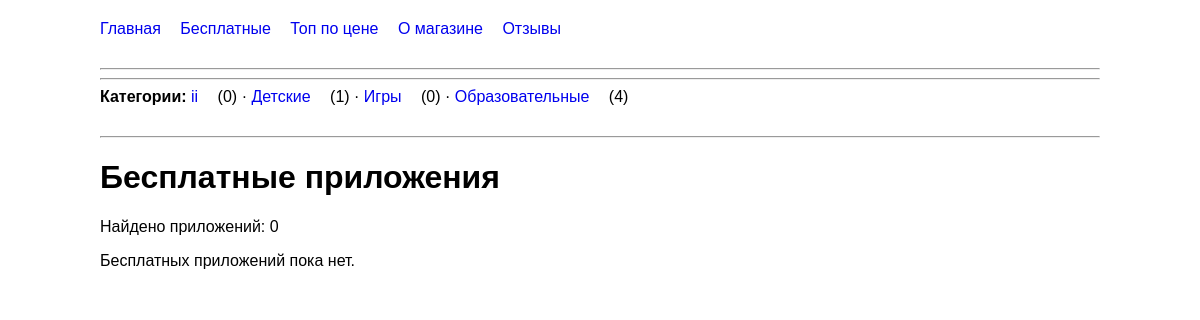
Page /free/ on the committed database.
### mainapp/models.py (models this page shows, shortened)
class Category(models.Model):
    name = models.CharField(max_length=50)

### mainapp/views.py (the view)
# urls.py: path('free/', views.free_apps, name='free'),
def free_apps(request):
    apps = App.objects.filter(price=0)
    return render(request, 'mainapp/free.html', {
        'apps': apps
    })

### mainapp/context_processors.py (called while the page is built)
def store_menu(request):
    nav_categories = (
        Category.objects
        .annotate(apps_count=Count('apps'))
        .order_by('name')
    )
    return {
        'nav_categories': nav_categories,
    }

### mainapp/templates/mainapp/free.html (shortened to what this page needs)
{% extends 'mainapp/base.html' %}
{% block content %}
<h1>Бесплатные приложения</h1>
<p>Найдено приложений: {{ apps|length }}</p>
{% for app in apps %}
    <div class="app-card">
        <h2>
            <a href="{% url 'mainapp:app_detail' app.id %}">
                {{ app.name }}
            </a>
        </h2>
        <p>Категория: {{ app.category }}</p>
        <p>Цена: Бесплатно</p>
    </div>
{% empty %}
    <p>Бесплатных приложений пока нет.</p>
{% endfor %}
{% endblock %}

### mainapp/templates/mainapp/base.html (shortened to what this page needs)
{% load static %}
<!DOCTYPE html>
<html lang="ru">
<head>
    <link rel="stylesheet" href="{% static 'mainapp/style.css' %}">
</head>
<nav>
    <a href="{% url 'mainapp:home' %}">Главная</a>
    <a href="{% url 'mainapp:free' %}">Бесплатные</a>
    <a href="{% url 'mainapp:top' %}">Топ по цене</a>
    <a href="{% url 'mainapp:about' %}">О магазине</a>
    <a href="{% url 'mainapp:reviews' %}">Отзывы</a>
</nav>
<hr>
<hr>
<nav>
    <strong>Категории:</strong>
    {% for category in nav_categories %}
        <a href="{% url 'mainapp:category_detail' category.id category.name %}">
            {{ category.name }}
        </a>
        ({{ category.apps_count }})
        {% if not forloop.last %}
            ·
        {% endif %}
    {% empty %}
        Категорий пока нет.
    {% endfor %}
</nav>
<hr>
{% block content %}
{% endblock %}
</body>
</html>

### mainapp/static/style.css (style rules this page uses)
nav { margin-bottom: 30px; }
nav a { margin-right: 15px; text-decoration: none; }

### rows in the picture
Category: name "ii", apps_count "0"
Category: name "Детские", apps_count "1"
Category: name "Игры", apps_count "0"
Category: name "Образовательные", apps_count "4"

### other values in the picture
{{ apps|length }} "0"
